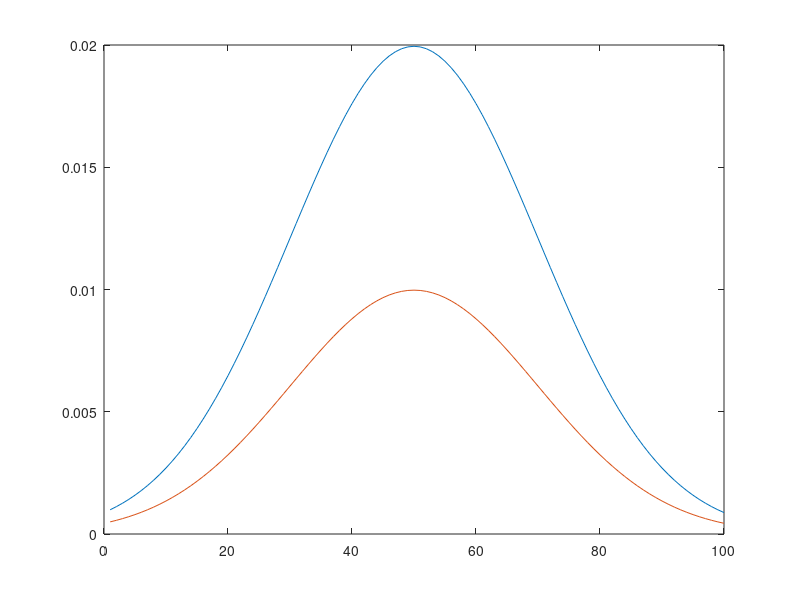

MATLAB code to generate this figure:
% % hi = [1,2,3,4,5]
% % freq = [1,2,1,3,1]
% % hilong = [1,2,2,3,4,4,4,5]
% % n = length(hilong)
% % s1 = std(hilong) * sqrt((n-1)/n)
% % m = mean(hilong)
% % s2 = 0;
% % n = 0;
% % for(i = 1: 5)
% %     s2 = s2 + freq(i) * ( hi(i) - m ) ^2;
% %     n = n + freq(i);
% % end
% % n = n
% % s2 = s2 / n; 
% % s2 = sqrt(s2)
% % the above was to test my standard deviation finding code. the following attempts to graph a normal distribution

m = 50;
s = 20;
min = 1;
max = 100;
list = exp( -.5 * (((min:max) - m)/s) .^ 2) ./ (s * sqrt(2 * pi) );
steps = min:max;
plot(steps, list, steps, list .* .5);